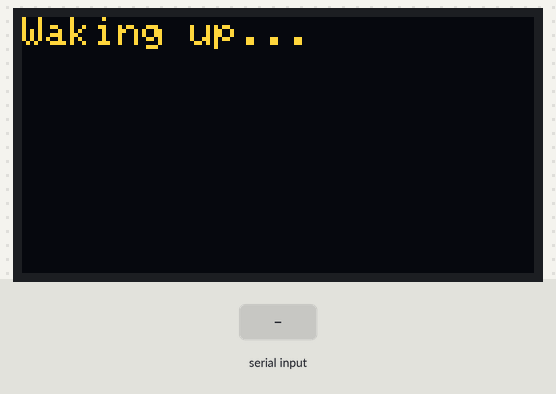
The sketch below on a simulated ESP32. Parts: 128×64 one-colour display. The inputs (shaded band) are chosen by the test bench. The OLED is the two-colour kind (top 16 rows yellow); WiFi joins after 1.5 s; servers stay silent unless stated; uploads are accepted with an empty reply; what the sketch prints to the serial monitor is not drawn.

Above: at 1.1 s.
At 8.2 s:
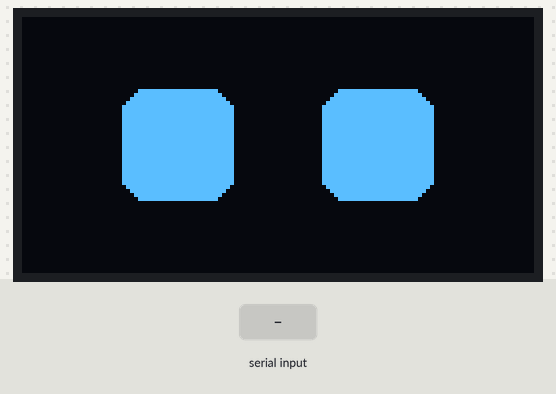
8.3 s: "1\n" received over Serial
At 8.43 s:
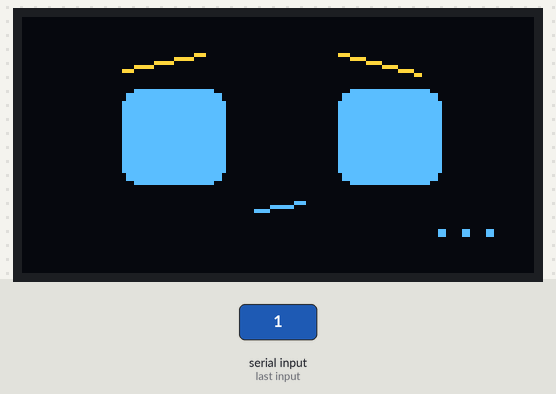
At 9.5 s:
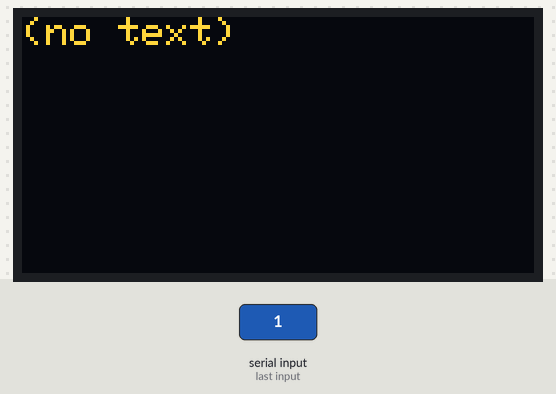
Timing chart, 0 to 11.3 s (numbered marks = the images above; inputs shaded):
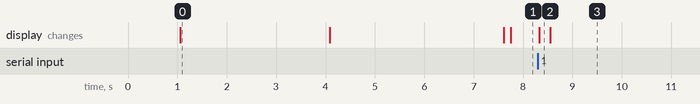

The sketch:

sketch_oct22a_olcd096.ino
```cpp
#include <WiFi.h>
#include <HTTPClient.h>
#include <ArduinoJson.h>
#include <WiFiClientSecure.h>
#include <Wire.h>
#include <Adafruit_GFX.h>
#include <Adafruit_SSD1306.h>

// --- FILL IN YOUR DETAILS HERE ---
const char* ssid = "YOUR SSID";
const char* password = "YOUR PASSWORD";
const char* apiKey = "YOUR API KEY";
// ---------------------------------

const String apiUrl = "https://generativelanguage.googleapis.com/v1beta/models/gemini-3.5-flash-lite:generateContent?key=";

#define SCREEN_WIDTH 128
#define SCREEN_HEIGHT 64
Adafruit_SSD1306 display(SCREEN_WIDTH, SCREEN_HEIGHT, &Wire, -1);

// Variables for smooth, non-blocking eye blinking
unsigned long lastBlinkTime = 0;
const long blinkInterval = 3500; // Blink every 3.5 seconds

void setup() {
  Serial.begin(115200);
  delay(1000);

  if(!display.begin(SSD1306_SWITCHCAPVCC, 0x3C)) {
    Serial.println("Screen allocation failed.");
    for(;;);
  }

  display.setTextColor(SSD1306_WHITE);
  display.setTextSize(1);

  updateScreen("Waking up...");

  WiFi.disconnect(true);
  delay(1000);
  WiFi.begin(ssid, password);

  while (WiFi.status() != WL_CONNECTED) {
    delay(1000);
  }

  Serial.println("\n*** BOT IS READY ***");
  Serial.println("Type your question and press Enter...");

  drawEyes(); // Draw open eyes
}

void loop() {
  // 1. Check if you typed a question in the Serial Monitor
  if (Serial.available() > 0) {
    String userPrompt = Serial.readStringUntil('\n');
    userPrompt.trim();

    if (userPrompt.length() > 0) {
      Serial.print("\n>>> YOU: ");
      Serial.println(userPrompt);
      askGemini(userPrompt);
    }
  }

  // 2. Idle Animation: Make the eyes blink automatically every few seconds
  unsigned long currentTime = millis();
  if (currentTime - lastBlinkTime >= blinkInterval) {
    lastBlinkTime = currentTime;

    // Quick blink action
    blinkEyes();
    drawEyes();
  }
}

void askGemini(String prompt) {
  if (WiFi.status() == WL_CONNECTED) {

    // Show the visual thinking face instead of text!
    drawThinkingFace();

    WiFiClientSecure client;
    client.setInsecure();

    HTTPClient http;
    http.setTimeout(40000);

    String url = apiUrl + apiKey;
    http.begin(client, url);
    http.addHeader("Content-Type", "application/json");

    String payload = "{\"contents\": [{\"parts\":[{\"text\": \"" + prompt + "\"}]}]}";
    int httpResponseCode = http.POST(payload);

    if (httpResponseCode > 0) {
      String response = http.getString();
      JsonDocument doc;
      deserializeJson(doc, response);

      const char* answer = doc["candidates"][0]["content"]["parts"][0]["text"];
      String ansStr = answer ? String(answer) : "(no text)";

      updateScreen(ansStr);
      Serial.println("\n=== GEMINI SAYS ===");
      Serial.println(ansStr);

      // Wait 15 seconds for you to read the answer before returning to normal eyes
      delay(15000);
      drawEyes();

    } else {
      updateScreen("Network Error");
      delay(3000);
      drawEyes();
    }
    http.end();
  }
}

// Custom function to draw a "Thinking" face (Eyes shifted up with brows)
void drawThinkingFace() {
  display.clearDisplay();

  // Left eye
  display.fillRoundRect(25, 18, 26, 24, 4, SSD1306_WHITE);
  // Right eye (shifted slightly to the right to look sideways/puzzled)
  display.fillRoundRect(79, 18, 26, 24, 4, SSD1306_WHITE);

  // Thinking eyebrows (slanted upward/asymmetrical for a curious look)
  // Left eyebrow tilted up
  display.drawLine(25, 13, 45, 9, SSD1306_WHITE);
  // Right eyebrow raised higher
  display.drawLine(79, 9, 99, 14, SSD1306_WHITE);

  // A slight smirk / wavy mouth line to show pondering
  display.drawLine(58, 48, 70, 46, SSD1306_WHITE);

  display.setTextSize(1);
  display.setCursor(102, 48); // Places it near the bottom right corner
  display.print("...");

  display.display();
}
// Function to draw text
void updateScreen(String text) {
  display.clearDisplay();
  display.setCursor(0, 0);
  display.println(text);
  display.display();
}

// Function to draw open robot eyes
void drawEyes() {
  display.clearDisplay();
  display.fillRoundRect(25, 18, 28, 28, 6, SSD1306_WHITE); // Left eye
  display.fillRoundRect(75, 18, 28, 28, 6, SSD1306_WHITE); // Right eye
  display.display();
}

// Function to make the eyes blink shut briefly
void blinkEyes() {
  display.clearDisplay();
  display.fillRoundRect(25, 30, 28, 4, 2, SSD1306_WHITE); // Left closed
  display.fillRoundRect(75, 30, 28, 4, 2, SSD1306_WHITE); // Right closed
  display.display();
  delay(120); // Keep them shut for 0.12 seconds
}
```

Measured:
- after the input at 8.3 s, the display: changes at once (image 2)
- what the display in image 0 shows lasts 3.0 s, from 1.1 s to 4.1 s
